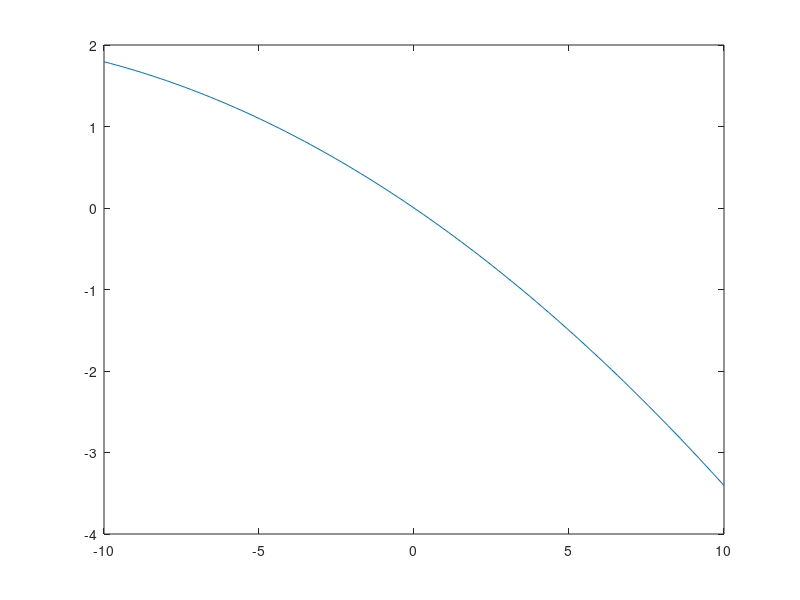

Write MATLAB code to recreate this figure. (Note: this script raises an error after producing the figure.)
alpha = 0.008;
beta = 0.0002;
gamma = -0.26;

f = @(x) ((gamma*x)./(1-(beta*x)))-(alpha*(x.^2));

x = linspace(-10,10,100);
y = f(x);

plot(x,y);
hold on;
yline(0);
